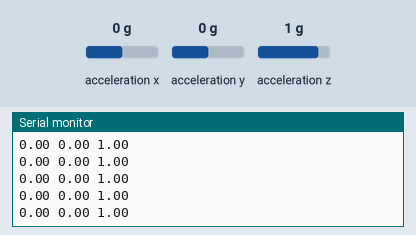
Simulated run of this sketch. Board: Arduino Uno, built with avr-gcc and run on an emulated ATmega328P. Parts: the last lines printed to the serial monitor. The test bench sets the inputs (shaded band); at power-on: acceleration x 0 g, acceleration y 0 g, acceleration z 1 g.

Above: at 1.2 s.
1.3 s: acceleration x set to -0.2 g
At 2.3 s:
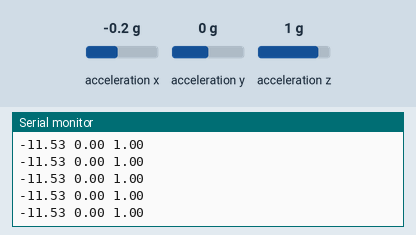
2.8 s: acceleration y set to -0.2 g
At 3.6 s:
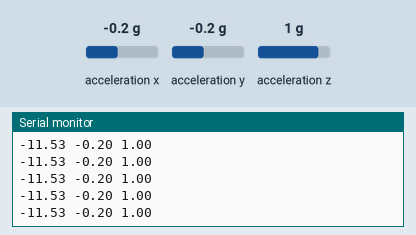
5.8 s: acceleration z set to 0.1 g
At 6.7 s:
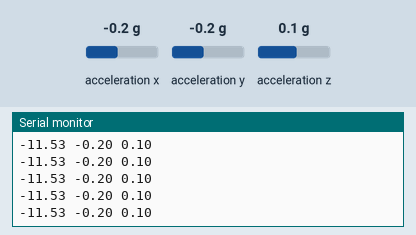
7.3 s: acceleration z set to -0.2 g
At 8.0 s:
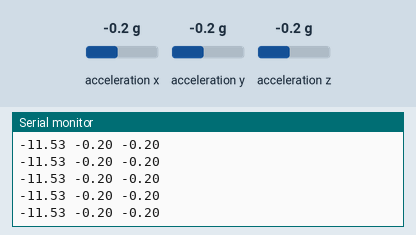
Timing chart, 0 to 10.3 s (numbered marks = the images above; inputs shaded):
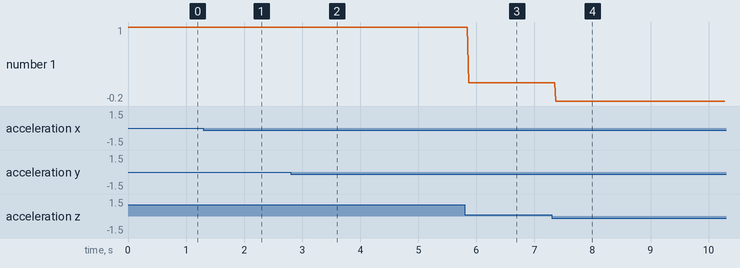

Measured:
- after the input at 1.3 s, the serial monitor: prints a new line after 0.07 s (image 1)
- after the input at 2.8 s, the serial monitor: prints a new line after 0.06 s (image 2)
- after the input at 5.8 s, the serial monitor: prints a new line after 0.07 s (image 3)
- after the input at 7.3 s, the serial monitor: prints a new line after 0.07 s (image 4)
- plotted number 1: 1 → 0.1 after the input at 5.8 s

The sketch:

MPU6050.ino
```cpp
#include "MPU6050.h"
MPU6050 mpu;
void setup() {
  Wire.begin();
  Serial.begin(9600);
  mpu.initialize();     // запускаем датчик
}
void loop() {
  int16_t ax = mpu.getAccelerationX();
  int16_t ay = mpu.getAccelerationY();
  int16_t az = mpu.getAccelerationZ(); // ускорение по оси Х
  // стандартный диапазон: +-2g
  ax = constrain(ax, -16384, 16384);
  ay = constrain(ay, -16384, 16384);
  az = constrain(az, -16384, 16384);    // ограничиваем +-1g
  float angle = ax / 16384.0;
  float angley = ay / 16384.0;
  float anglez = az / 16384.0;           // переводим в +-1.0
  // и в угол через арксинус
  if (angle < 0) angle = 90 - degrees(acos(angle));
  else angle = degrees(acos(-angle)) - 90;
  Serial.print(angle);
  Serial.print(" ");
  Serial.print(angley);
  Serial.print(" ");
  Serial.println(anglez);
  delay(5);
}
```
